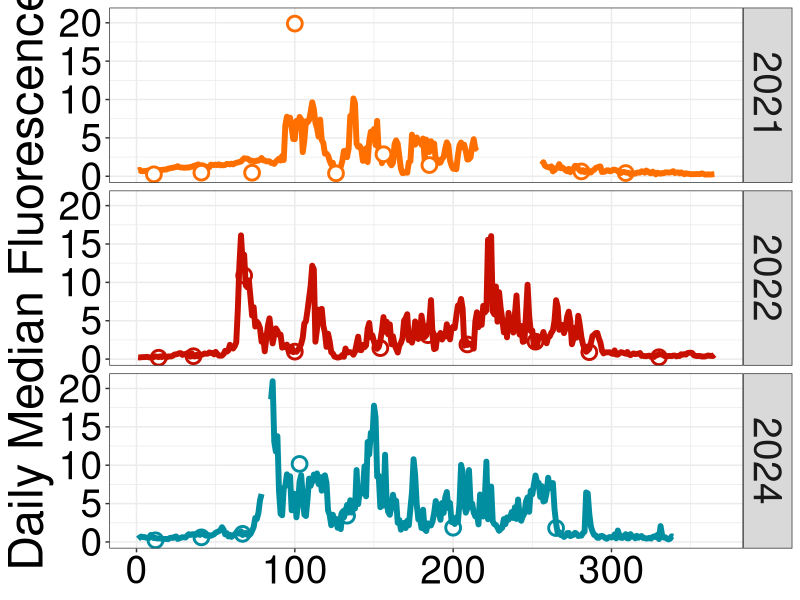
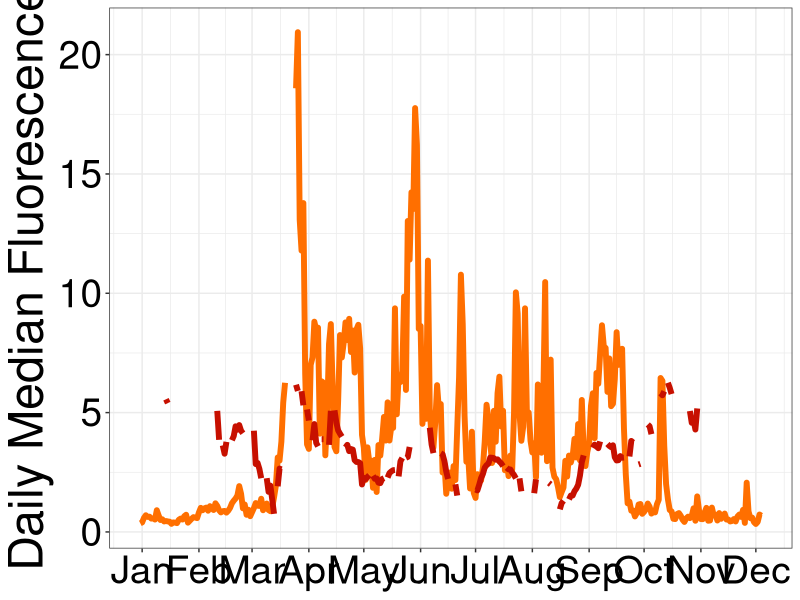
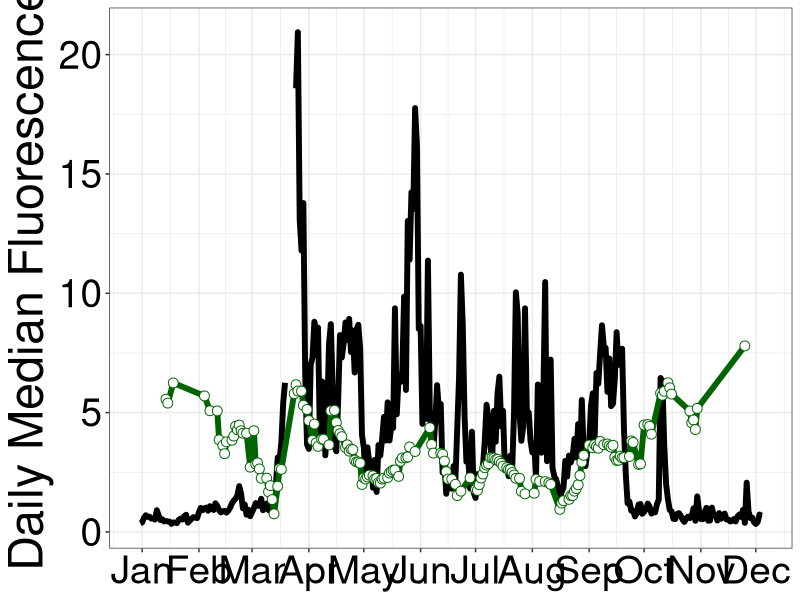
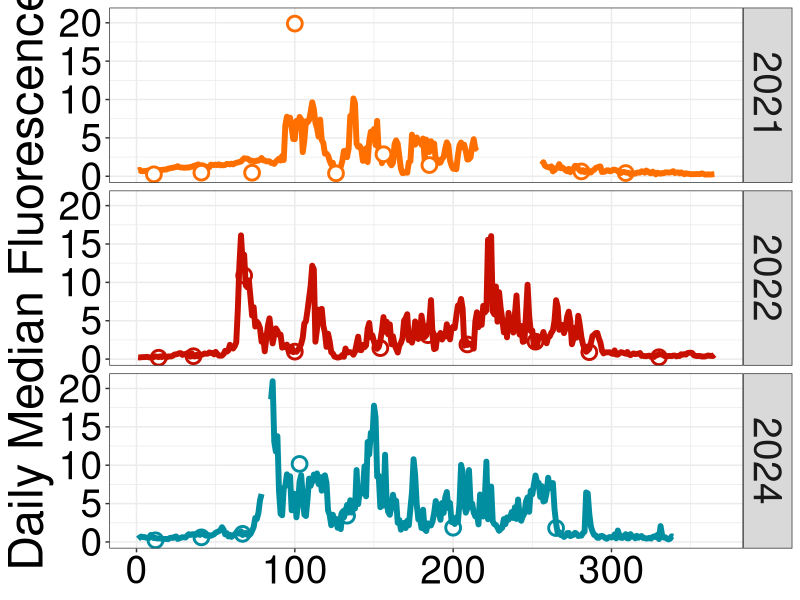
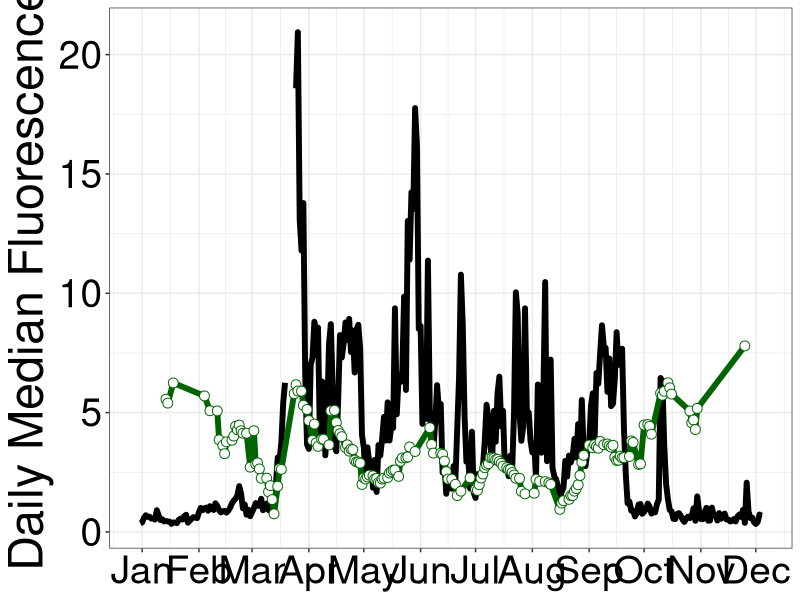

Generate these figures, in order, with R:
## ---- chunk 1
#Upload packages
library(tidyverse)
library(here)
library(patchwork)
## ---- chunk 2
b21 <- read.csv(here("outputs", "buoy_corr_dm_2021.csv"))
b22 <- read.csv(here("outputs", "buoy_corr_dm_2022.csv"))
b24 <- read.csv(here("outputs", "buoy_corr_dm_2024.csv"))

#Downloading discrete chlorophyll samples
cd <- read_csv(here("files", "2024-12-05_HakaiData_chlorophyll.csv"))

sat <- read_csv(here("outputs", "sentinel_8day_kc10_avg.csv"))


## ---- chunk 3
b21 <- b21 %>% 
  select(date_corr, fl_med_day, group) %>% 
  distinct()

b22 <- b22 %>% 
  select(date_corr, fl_med_day) %>%
  mutate(group = NA) %>% 
  distinct()

b24 <- b24 %>% 
  select(date_corr, fl_med_day, group) %>% 
  distinct()
## ---- chunk 4
cd <- cd %>% 
  filter(filter_type == "Bulk GF/F" & line_out_depth == 0) %>% 
  select(date, chla)
## ---- chunk 5
bc <- rbind(b21, b22, b24)

bc2 <- bc %>% 
  mutate(date = lubridate::ymd(date_corr),
         year = lubridate::year(date),
         yday = lubridate::yday(date)) 

bc2 <- bc2 %>% 
  left_join(cd)
## ---- chunk 6
bc2 %>% 
  filter(year == 2021 | year == 2022 | year == 2024) %>% 
  ggplot(aes(x = yday, y = fl_med_day, color = as.factor(year))) +
  geom_line(data = filter(bc2, year == 2021 & group == 1),
            size = 2) +
  geom_point(aes(x = yday, y = chla, color = as.factor(year)),
             fill = "white", size = 4, pch = 21, stroke = 1.5) +
  geom_line(data = filter(bc2, year == 2021 & group == 2),
            size = 2) +
  geom_line(data = filter(bc2, year == 2022),
            size = 2) +
  geom_line(data = filter(bc2, year == 2024 & group == 1),
            size = 2) +
  geom_line(data = filter(bc2, year == 2024 & group == 2),
            size = 2) +
  facet_grid(year ~ .) +
  ggsci::scale_color_futurama() +
  labs(y = "Daily Median Fluorescence",
       x  = NULL,
       color = NULL) +
  theme_bw() +
  theme(legend.position = "none",
        text = element_text(size = 35), #35
        axis.text = element_text(color = "black"),
        axis.title.x = element_blank())

ggsave(here("figures", "buoy_corrected_year.png"),
        width = 16, height = 12, dpi = 300)
## ---- chunk 7
b24_join <- b24 %>% 
  mutate(date = lubridate::ymd(date_corr))

sat_join <- sat %>% 
  distinct(chl_dm, .keep_all = T) %>% 
  select(date, sat_chl = chl_dm)

b24_join <- b24_join %>% 
  left_join(sat_join) 

b24_long <- b24_join %>%
  select(date, group, fl_med_day, sat_chl) %>%
  pivot_longer(c(fl_med_day, sat_chl), names_to = "type", values_to = "chl")

b24_join %>% 
  ggplot(aes(x = date, y = chl, color = type)) +
  geom_line(data = filter(b24_long, group == 1),
            size = 2) +
  geom_line(data = filter(b24_long, group == 2),
            size = 2) +
  ggsci::scale_color_futurama() +
  scale_x_date(date_breaks = "months", date_labels = "%b") +
  labs(y = "Daily Median Fluorescence",
       x  = NULL,
       color = NULL) +
  theme_bw() +
  theme(legend.position = "none",
        text = element_text(size = 35), #35
        axis.text = element_text(color = "black"),
        axis.title.x = element_blank())
## ---- chunk 8
ggplot() +
  geom_line(data = filter(b24_join, group == 1),
            aes(x = date, y = fl_med_day),
            size = 2) +
  geom_line(data = filter(b24_join, group == 2),
            aes(x = date, y = fl_med_day),
            size = 2) +
  geom_line(data = sat_join, aes(x = date, y = sat_chl),
            size = 2, color = "darkgreen") + 
  geom_point(data = sat_join, aes(x = date, y = sat_chl),
            pch = 21, size = 3, fill = "white", color = "darkgreen", stroke = 0.5) +
  ggsci::scale_color_futurama() +
  scale_x_date(date_breaks = "months", date_labels = "%b") +
  labs(y = "Daily Median Fluorescence",
       x  = NULL,
       color = NULL) +
  theme_bw() +
  theme(legend.position = "none",
        text = element_text(size = 35), #35
        axis.text = element_text(color = "black"),
        axis.title.x = element_blank())

ggsave(here("figures", "buoy_sentinel_2024.png"),
        width = 16, height = 6, dpi = 300)
